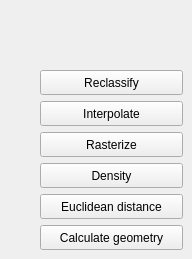
     <widget class="QWidget" name="buttons_tab">
      <attribute name="title">
       <string>Buttons</string>
      </attribute>
      <widget class="QPushButton" name="pushButton_39">
       <property name="geometry">
        <rect>
         <x>40</x>
         <y>194</y>
         <width>143</width>
         <height>25</height>
        </rect>
       </property>
       <property name="text">
        <string>Euclidean distance</string>
       </property>
      </widget>
      <widget class="QPushButton" name="pushButton_40">
       <property name="geometry">
        <rect>
         <x>40</x>
         <y>132</y>
         <width>143</width>
         <height>25</height>
        </rect>
       </property>
       <property name="text">
        <string>Rasterize</string>
       </property>
      </widget>
      <widget class="QPushButton" name="pushButton_41">
       <property name="geometry">
        <rect>
         <x>40</x>
         <y>163</y>
         <width>143</width>
         <height>25</height>
        </rect>
       </property>
       <property name="text">
        <string>Density</string>
       </property>
      </widget>
      <widget class="QPushButton" name="pushButton_42">
       <property name="geometry">
        <rect>
         <x>40</x>
         <y>101</y>
         <width>143</width>
         <height>25</height>
        </rect>
       </property>
       <property name="text">
        <string>Interpolate</string>
       </property>
      </widget>
      <widget class="QPushButton" name="pushButton_43">
       <property name="geometry">
        <rect>
         <x>40</x>
         <y>225</y>
         <width>143</width>
         <height>25</height>
        </rect>
       </property>
       <property name="text">
        <string>Calculate geometry</string>
       </property>
      </widget>
      <widget class="QPushButton" name="pushButton_44">
       <property name="geometry">
        <rect>
         <x>40</x>
         <y>70</y>
         <width>143</width>
         <height>25</height>
        </rect>
       </property>
       <property name="toolTip">
        <string>&lt;html&gt;&lt;head/&gt;&lt;body&gt;&lt;p&gt;&lt;span style=&quot; font-family:'Open Sans','Arial','sans-serif'; font-size:14px; color:#000000; background-color:#ffffff;&quot;&gt;Lorem ipsum dolor sit amet, consectetur adipiscing elit. Quisque ullamcorper suscipit tortor, ac sagittis nibh cursus vel. Pellentesque nec sem nec lectus vulputate sodales ut in odio. Nullam nec tincidunt diam, vitae finibus purus. Sed rutrum malesuada odio, in imperdiet tortor commodo eu. Phasellus posuere lorem ut pellentesque placerat. Phasellus gravida neque et euismod aliquam.&lt;/span&gt;&lt;/p&gt;&lt;/body&gt;&lt;/html&gt;</string>
       </property>
       <property name="text">
        <string>Reclassify</string>
       </property>
      </widget>
     </widget>
